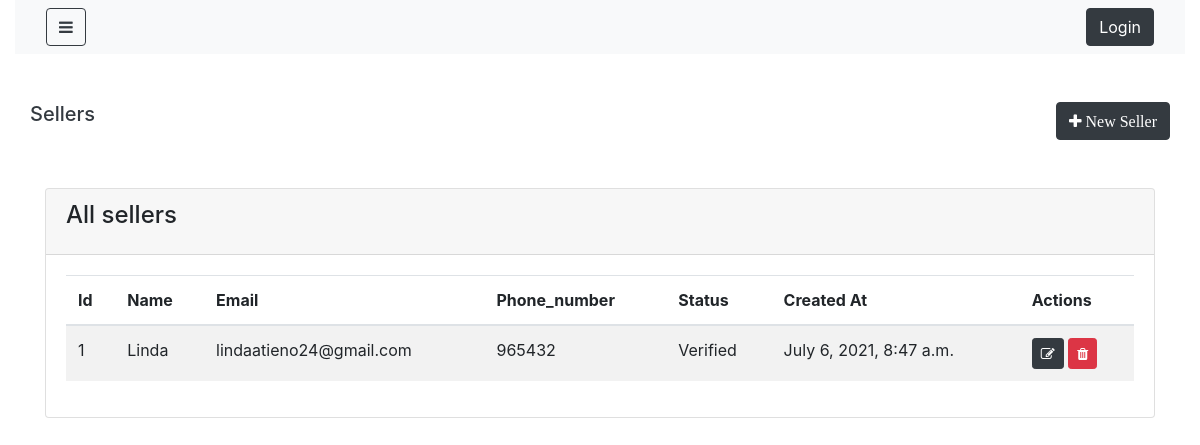
/sellers/, run on an earlier commit of the app's database.
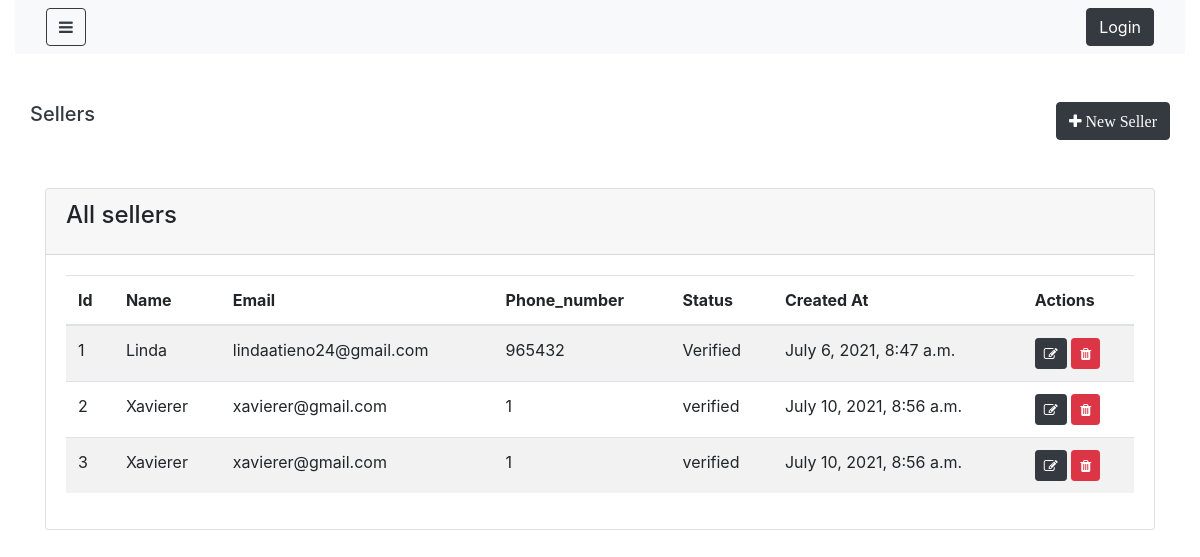
And on a later commit of the database.
### shop/models.py (models this page shows, shortened)
class Seller(models.Model):
    name=models.CharField(max_length=100, null=False, blank=False)
    email=models.CharField(max_length=100, null=False, blank=False)
    phone_number=models.IntegerField(null= True, blank= True)
    business_number=models.IntegerField(null= True, blank= True)
    status=models.CharField(max_length=100, null=False, blank=True, default='Unverified')
    external_url=models.CharField(max_length=100, null=True, blank=True)
    password=models.CharField(max_length=100, null=False, blank=False)
    created_at=models.DateTimeField(auto_now_add=True)
    updated_at= models.DateTimeField(auto_now_add=True)

### shop/views.py (the view)
# urls.py: path('sellers/',SellerList.as_view(),name="Sellers"),
class  SellerList(ListView):
    login_required= True
    model =  Seller
    template_name= "shop/admin/seller_list.html"

### shop/templates/shop/admin/seller_list.html (shortened to what this page needs)
{% extends 'shop/admin/layouts/admin_master.html' %}
{% block content %}
<div class="container">
    <div class="row my-5">
        <h5 class="text-dark">Sellers</h5>
        <button class="btn btn-dark ml-auto" data-toggle="modal"
        data-target="#sellerModal">
        <i class ="fa fa-plus" aria-hidden="true"> New Seller </i>
    </button>
    </div>
    <div class="row justify-content-center my-5">
        <div class="col-lg-12">
            <div class="card">
                <div class="card-header">
                    <h4 class="card-title">All sellers</h4>
                </div>
                <div class="card-body">
                    <table class="table table-striped table-hover">
                        <thead>
                            <tr>
                                <th>Id</th>
                                <th>Name</th>
                                <th>Email</th>
                                <th>Phone_number</th>
                                <th>Status</th>
                                <th>Created At</th>
                                <th>Actions</th>
                            </tr>
                        </thead>
                        <tbody>
                            {% for object in object_list %}
                               <tr>
                                   <td>{{object.id}}</td>
                                   <td>{{object.name}}</td>
                                   <td>{{object.email}}</td>
                                   <td>{{object.phone_number}}</td>
                                   <td>{{object.status}}</td>
                                   <td>{{object.created_at}}</td>
                                   <td>
                                       <a href="{% url 'Seller_update' object.id %}"
                                        class="btn btn-dark btn-sm">
                                         <i class="fa fa-edit"></i>
                                       </a>
                                       <a href="#"
                                        class="btn btn-danger btn-sm">
                                         <i class="fa fa-trash"></i>
                                       </a>
                                   </td>
                               </tr>
                            {% endfor %}
                        </tbody>
                    </table>
                </div>
            </div>
        </div>
    </div>
</div>
{% endblock %}

What changed in the data, as far as the page shows it:
added Seller: id "2", name "Xavierer", email "xavierer@gmail.com", phone_number "1", status "verified", created_at "July 10, 2021, 8:56 a.m."
added Seller: id "3", name "Xavierer", email "xavierer@gmail.com", phone_number "1", status "verified", created_at "July 10, 2021, 8:56 a.m."
